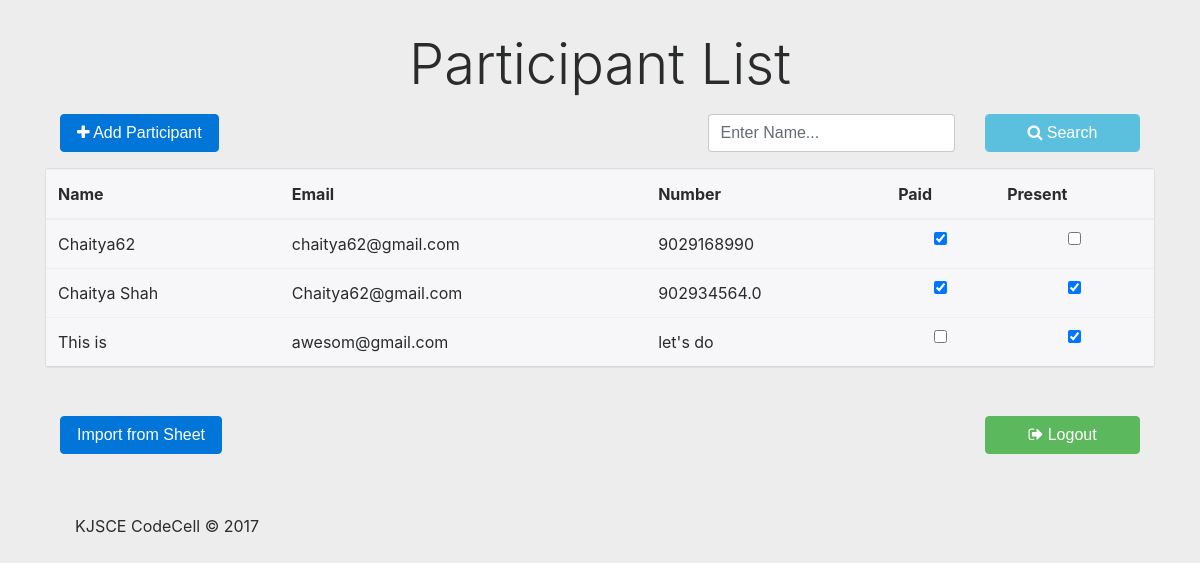
The app's page /register/edit/ (signed in) with its own data.
### contestReg/models.py (models this page shows, shortened)
class Participant(models.Model):
	name    = models.CharField(max_length = 250)
	email   = models.EmailField(max_length = 250)
	number  = models.CharField(max_length = 15)
	college = models.CharField(max_length = 250)
	paid    = models.BooleanField(default = False)
	present = models.BooleanField(default = False)

### contestReg/views.py (the view)
# urls.py: url(r'edit/#?$',views.edit,name='edit'),
def edit(request):
	message = request.session.get('message')
	request.session['message'] = None
	if request.method == "POST":
		form = AddNewParticipant(data = request.POST)
		if form.is_valid():
			form.save()
			return redirect('/register/edit/')
		request.session['message'] = 'Something went wrong'
		return redirect('/register/edit')
	else:
		form = AddNewParticipant()
		data,q = search(request)
		return render(request,'contestReg/mainView.html',
			{"title": "Edit", "view": False,"data": data,"form":form,'q':q,'message':message})

### contestReg/forms.py
class AddNewParticipant(forms.ModelForm):
	class Meta():
		model = Participant
		fields = '__all__'
		widgets = {
		"name" : forms.TextInput(attrs={'class':'form-control '}),
		"email": forms.EmailInput(attrs={'class':'form-control '}),
		"college": forms.TextInput(attrs={'class':'form-control margin-bottom'}),
		"number": forms.TextInput(attrs={'class':'form-control '}),
		"paid": forms.CheckboxInput(attrs={'class':''})
		}

### contestReg/utils.py (called while the page is built)
def search(request):
	q = request.GET.get('q','')
	q = q.strip()
	if q is not '':
		data = Participant.objects.filter(name__startswith = q);
	else:
		data = Participant.objects.all();
	return data,q

### login/middleWare/auth.py (called while the page is built)
	def __call__(self, request):
		path=request.path_info.lstrip('/')
		url_is_exempt=any(url.match(path) for url in EXEMPT_URLS)
		if url_is_exempt!=True:
			print('checking....')
			if request.session.get('logged',False) is not True:
				print('Redirecting .....')
				return HttpResponseRedirect('/login/')
		response = self.get_response(request)
		return response

### contestReg/templates/contestReg/mainView.html (shortened to what this page needs)
{% extends "contestReg/index.html" %}
{% block content %}
		<br/>
		<div class="container">
			<h1 class="display-4">Participant List</h1>
		</div>
	<div class="container-fluid">
		<form method="get" action="." class="form">
			<div class="row">
				<div class="col-md-7">
				{% if not view %}
					<button type="button" class="btn btn-primary" data-toggle="modal" data-target="#AddForm">
  					<span class="fa fa-plus "></span> Add Participant
					</button>
				{% endif %}
				</div>
				<div class="col-md-3 col-sm-12">
					<div class="form-group">
						<input type="text" name="q" value="{{q}}" class="form-control"  placeholder="Enter Name..." />
					</div>
				</div>
				<div class="col-md-2 col-sm-12">
					<div class="form-group">
						<button class=" form-control btn btn-info btn-block" type="submit" value="search"><span class="fa fa-search"></span> Search</button>
					</div>
				</div>
			</div>
		</form>
	</div>
	<div class="card">
		{% include 'contestReg/mainTable.html' %}
	</div>
	<br/><br />
	<div class="container">
	<div class="row">
		<div class="col-md-10">
			<form action="/register/upload">
			<button type="submit" class="btn btn-primary">
				Import from Sheet
			</button>
		</form>
		</div>
		<div class="col-md-2">
			{% include 'login/logout.html' %}
		</div>
	</div>
</div>
{% endblock %}

### contestReg/templates/contestReg/mainTable.html (shortened to what this page needs)
<table class="table table-hover card-header">
		<thead class="">
			<tr class="">
				<th>Name</th>
				<th>Email</th>
				<th>Number</th>
				<th>Paid</th>
				<th>Present</th>
			</tr>
		</thead>
		<tbody>
			{% for entry in data %}
				<tr class="form">
					<td >{{entry.name}}</td>
					<td>{{entry.email}}</td>
					<td>{{entry.number}}</td>
					{% if view %}
					<td>{% if entry.paid %} Yes {% else %} No {% endif %}</td>
					<td>{% if entry.present %} Yes {% else %} No {% endif %}</td>
					{% else %}
						<td class="form-group">
						<input id="paid{{entry.id}}" class="form-control saveme" type="checkbox" name="paid" data="{{entry.id}}"
						 {% if entry.paid %} checked {% endif %}
						 />
					</td>
					<td>
						<input id="present{{entry.id}}" class="saveme form-control" type="checkbox" name="present" data="{{entry.id}}"
						{% if entry.present %} checked {% endif %}
						/>
					</td>
					{% endif %}
				</tr>
			{% endfor %}
		</tbody>
	</table>

### contestReg/static/css/style.css (style rules this page uses)
body { background-color: rgba(221,221,221,0.5); }
h1 { padding: 10px; text-align: center; }

### records on screen
Participant: name "Chaitya62", email "chaitya62@gmail.com", number "9029168990", paid "☑"
Participant: name "Chaitya Shah", email "Chaitya62@gmail.com", number "902934564.0", paid "☑", present "☑"
Participant: name "This is", email "awesom@gmail.com", number "let's do", present "☑"
